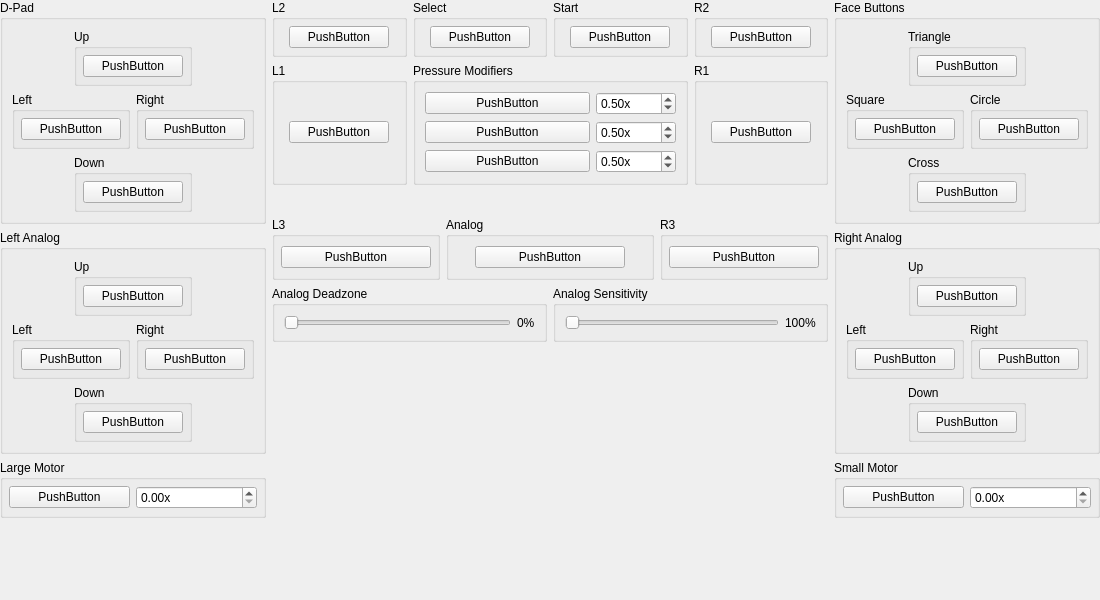
<?xml version="1.0" encoding="UTF-8"?>
<ui version="4.0">
 <class>ControllerBindingWidget_DualShock2</class>
 <widget class="QWidget" name="ControllerBindingWidget_DualShock2">
  <property name="geometry">
   <rect>
    <x>0</x>
    <y>0</y>
    <width>1100</width>
    <height>600</height>
   </rect>
  </property>
  <property name="sizePolicy">
   <sizepolicy hsizetype="MinimumExpanding" vsizetype="Preferred">
    <horstretch>0</horstretch>
    <verstretch>0</verstretch>
   </sizepolicy>
  </property>
  <property name="minimumSize">
   <size>
    <width>1100</width>
    <height>600</height>
   </size>
  </property>
  <property name="windowTitle">
   <string>Form</string>
  </property>
  <layout class="QGridLayout" name="gridLayout_35">
   <property name="leftMargin">
    <number>0</number>
   </property>
   <property name="topMargin">
    <number>0</number>
   </property>
   <property name="rightMargin">
    <number>0</number>
   </property>
   <property name="bottomMargin">
    <number>0</number>
   </property>
   <item row="0" column="0" rowspan="3">
    <layout class="QVBoxLayout" name="verticalLayout_2">
     <item>
      <widget class="QGroupBox" name="groupBox">
       <property name="title">
        <string>D-Pad</string>
       </property>
       <layout class="QGridLayout" name="gridLayout_5">
        <item row="3" column="1" colspan="2">
         <widget class="QGroupBox" name="groupBox_5">
          <property name="title">
           <string>Down</string>
          </property>
          <layout class="QGridLayout" name="gridLayout_4">
           <property name="leftMargin">
            <number>6</number>
           </property>
           <property name="topMargin">
            <number>6</number>
           </property>
           <property name="rightMargin">
            <number>6</number>
           </property>
           <property name="bottomMargin">
            <number>6</number>
           </property>
           <item row="0" column="0">
            <widget class="InputBindingWidget" name="Down">
             <property name="minimumSize">
              <size>
               <width>100</width>
               <height>0</height>
              </size>
             </property>
             <property name="maximumSize">
              <size>
               <width>100</width>
               <height>16777215</height>
              </size>
             </property>
             <property name="text">
              <string>PushButton</string>
             </property>
            </widget>
           </item>
          </layout>
         </widget>
        </item>
        <item row="2" column="0" colspan="2">
         <widget class="QGroupBox" name="groupBox_3">
          <property name="title">
           <string>Left</string>
          </property>
          <layout class="QGridLayout" name="gridLayout_2">
           <property name="leftMargin">
            <number>6</number>
           </property>
           <property name="topMargin">
            <number>6</number>
           </property>
           <property name="rightMargin">
            <number>6</number>
           </property>
           <property name="bottomMargin">
            <number>6</number>
           </property>
           <item row="0" column="0">
            <widget class="InputBindingWidget" name="Left">
             <property name="minimumSize">
              <size>
               <width>100</width>
               <height>0</height>
              </size>
             </property>
             <property name="maximumSize">
              <size>
               <width>100</width>
               <height>16777215</height>
              </size>
             </property>
             <property name="text">
              <string>PushButton</string>
             </property>
            </widget>
           </item>
          </layout>
         </widget>
        </item>
        <item row="0" column="1" colspan="2">
         <widget class="QGroupBox" name="groupBox_2">
          <property name="title">
           <string>Up</string>
          </property>
          <layout class="QGridLayout" name="gridLayout">
           <property name="leftMargin">
            <number>6</number>
           </property>
           <property name="topMargin">
            <number>6</number>
           </property>
           <property name="rightMargin">
            <number>6</number>
           </property>
           <property name="bottomMargin">
            <number>6</number>
           </property>
           <item row="0" column="0">
            <widget class="InputBindingWidget" name="Up">
             <property name="minimumSize">
              <size>
               <width>100</width>
               <height>0</height>
              </size>
             </property>
             <property name="maximumSize">
              <size>
               <width>100</width>
               <height>16777215</height>
              </size>
             </property>
             <property name="text">
              <string>PushButton</string>
             </property>
            </widget>
           </item>
          </layout>
         </widget>
        </item>
        <item row="2" column="2" colspan="2">
         <widget class="QGroupBox" name="groupBox_4">
          <property name="title">
           <string>Right</string>
          </property>
          <layout class="QGridLayout" name="gridLayout_3">
           <property name="leftMargin">
            <number>6</number>
           </property>
           <property name="topMargin">
            <number>6</number>
           </property>
           <property name="rightMargin">
            <number>6</number>
           </property>
           <property name="bottomMargin">
            <number>6</number>
           </property>
           <item row="0" column="0">
            <widget class="InputBindingWidget" name="Right">
             <property name="minimumSize">
              <size>
               <width>100</width>
               <height>0</height>
              </size>
             </property>
             <property name="maximumSize">
              <size>
               <width>100</width>
               <height>16777215</height>
              </size>
             </property>
             <property name="text">
              <string>PushButton</string>
             </property>
            </widget>
           </item>
          </layout>
         </widget>
        </item>
       </layout>
      </widget>
     </item>
     <item>
      <widget class="QGroupBox" name="groupBox_6">
       <property name="title">
        <string>Left Analog</string>
       </property>
       <layout class="QGridLayout" name="gridLayout_6">
        <item row="3" column="1" colspan="2">
         <widget class="QGroupBox" name="groupBox_7">
          <property name="title">
           <string>Down</string>
          </property>
          <layout class="QGridLayout" name="gridLayout_7">
           <property name="leftMargin">
            <number>6</number>
           </property>
           <property name="topMargin">
            <number>6</number>
           </property>
           <property name="rightMargin">
            <number>6</number>
           </property>
           <property name="bottomMargin">
            <number>6</number>
           </property>
           <item row="0" column="0">
            <widget class="InputBindingWidget" name="LDown">
             <property name="minimumSize">
              <size>
               <width>100</width>
               <height>0</height>
              </size>
             </property>
             <property name="maximumSize">
              <size>
               <width>100</width>
               <height>16777215</height>
              </size>
             </property>
             <property name="text">
              <string>PushButton</string>
             </property>
            </widget>
           </item>
          </layout>
         </widget>
        </item>
        <item row="2" column="0" colspan="2">
         <widget class="QGroupBox" name="groupBox_8">
          <property name="title">
           <string>Left</string>
          </property>
          <layout class="QGridLayout" name="gridLayout_8">
           <property name="leftMargin">
            <number>6</number>
           </property>
           <property name="topMargin">
            <number>6</number>
           </property>
           <property name="rightMargin">
            <number>6</number>
           </property>
           <property name="bottomMargin">
            <number>6</number>
           </property>
           <item row="0" column="0">
            <widget class="InputBindingWidget" name="LLeft">
             <property name="minimumSize">
              <size>
               <width>100</width>
               <height>0</height>
              </size>
             </property>
             <property name="maximumSize">
              <size>
               <width>100</width>
               <height>16777215</height>
              </size>
             </property>
             <property name="text">
              <string>PushButton</string>
             </property>
            </widget>
           </item>
          </layout>
         </widget>
        </item>
        <item row="0" column="1" colspan="2">
         <widget class="QGroupBox" name="groupBox_9">
          <property name="title">
           <string>Up</string>
          </property>
          <layout class="QGridLayout" name="gridLayout_9">
           <property name="leftMargin">
            <number>6</number>
           </property>
           <property name="topMargin">
            <number>6</number>
           </property>
           <property name="rightMargin">
            <number>6</number>
           </property>
           <property name="bottomMargin">
            <number>6</number>
           </property>
           <item row="0" column="0">
            <widget class="InputBindingWidget" name="LUp">
             <property name="minimumSize">
              <size>
               <width>100</width>
               <height>0</height>
              </size>
             </property>
             <property name="maximumSize">
              <size>
               <width>100</width>
               <height>16777215</height>
              </size>
             </property>
             <property name="text">
              <string>PushButton</string>
             </property>
            </widget>
           </item>
          </layout>
         </widget>
        </item>
        <item row="2" column="2" colspan="2">
         <widget class="QGroupBox" name="groupBox_10">
          <property name="title">
           <string>Right</string>
          </property>
          <layout class="QGridLayout" name="gridLayout_10">
           <property name="leftMargin">
            <number>6</number>
           </property>
           <property name="topMargin">
            <number>6</number>
           </property>
           <property name="rightMargin">
            <number>6</number>
           </property>
           <property name="bottomMargin">
            <number>6</number>
           </property>
           <item row="0" column="0">
            <widget class="InputBindingWidget" name="LRight">
             <property name="minimumSize">
              <size>
               <width>100</width>
               <height>0</height>
              </size>
             </property>
             <property name="maximumSize">
              <size>
               <width>100</width>
               <height>16777215</height>
              </size>
             </property>
             <property name="text">
              <string>PushButton</string>
             </property>
            </widget>
           </item>
          </layout>
         </widget>
        </item>
       </layout>
      </widget>
     </item>
     <item>
      <widget class="QGroupBox" name="groupBox_29">
       <property name="title">
        <string>Large Motor</string>
       </property>
       <layout class="QGridLayout" name="gridLayout_30">
        <property name="leftMargin">
         <number>6</number>
        </property>
        <property name="topMargin">
         <number>6</number>
        </property>
        <property name="rightMargin">
         <number>6</number>
        </property>
        <property name="bottomMargin">
         <number>6</number>
        </property>
        <item row="0" column="0">
         <widget class="InputVibrationBindingWidget" name="LargeMotor">
          <property name="minimumSize">
           <size>
            <width>100</width>
            <height>0</height>
           </size>
          </property>
          <property name="maximumSize">
           <size>
            <width>16777215</width>
            <height>16777215</height>
           </size>
          </property>
          <property name="text">
           <string>PushButton</string>
          </property>
         </widget>
        </item>
        <item row="0" column="1">
         <widget class="QDoubleSpinBox" name="LargeMotorScale">
          <property name="minimumSize">
           <size>
            <width>80</width>
            <height>0</height>
           </size>
          </property>
          <property name="suffix">
           <string>x</string>
          </property>
          <property name="maximum">
           <double>3.000000000000000</double>
          </property>
          <property name="singleStep">
           <double>0.100000000000000</double>
          </property>
         </widget>
        </item>
       </layout>
      </widget>
     </item>
     <item>
      <spacer name="verticalSpacer_5">
       <property name="orientation">
        <enum>Qt::Vertical</enum>
       </property>
       <property name="sizeHint" stdset="0">
        <size>
         <width>20</width>
         <height>40</height>
        </size>
       </property>
      </spacer>
     </item>
    </layout>
   </item>
   <item row="0" column="1">
    <layout class="QGridLayout" name="gridLayout_27">
     <item row="0" column="0">
      <widget class="QGroupBox" name="groupBox_21">
       <property name="title">
        <string>L2</string>
       </property>
       <layout class="QGridLayout" name="gridLayout_21">
        <property name="leftMargin">
         <number>6</number>
        </property>
        <property name="topMargin">
         <number>6</number>
        </property>
        <property name="rightMargin">
         <number>6</number>
        </property>
        <property name="bottomMargin">
         <number>6</number>
        </property>
        <item row="0" column="0">
         <widget class="InputBindingWidget" name="L2">
          <property name="maximumSize">
           <size>
            <width>100</width>
            <height>16777215</height>
           </size>
          </property>
          <property name="text">
           <string>PushButton</string>
          </property>
         </widget>
        </item>
       </layout>
      </widget>
     </item>
     <item row="0" column="1">
      <widget class="QGroupBox" name="groupBox_25">
       <property name="title">
        <string>Select</string>
       </property>
       <layout class="QGridLayout" name="gridLayout_25">
        <property name="leftMargin">
         <number>6</number>
        </property>
        <property name="topMargin">
         <number>6</number>
        </property>
        <property name="rightMargin">
         <number>6</number>
        </property>
        <property name="bottomMargin">
         <number>6</number>
        </property>
        <item row="0" column="0">
         <widget class="InputBindingWidget" name="Select">
          <property name="maximumSize">
           <size>
            <width>100</width>
            <height>16777215</height>
           </size>
          </property>
          <property name="text">
           <string>PushButton</string>
          </property>
         </widget>
        </item>
       </layout>
      </widget>
     </item>
     <item row="0" column="2">
      <widget class="QGroupBox" name="groupBox_26">
       <property name="title">
        <string>Start</string>
       </property>
       <layout class="QGridLayout" name="gridLayout_26">
        <property name="leftMargin">
         <number>6</number>
        </property>
        <property name="topMargin">
         <number>6</number>
        </property>
        <property name="rightMargin">
         <number>6</number>
        </property>
        <property name="bottomMargin">
         <number>6</number>
        </property>
        <item row="0" column="0">
         <widget class="InputBindingWidget" name="Start">
          <property name="maximumSize">
           <size>
            <width>100</width>
            <height>16777215</height>
           </size>
          </property>
          <property name="text">
           <string>PushButton</string>
          </property>
         </widget>
        </item>
       </layout>
      </widget>
     </item>
     <item row="0" column="3">
      <widget class="QGroupBox" name="groupBox_23">
       <property name="title">
        <string>R2</string>
       </property>
       <layout class="QGridLayout" name="gridLayout_23">
        <property name="leftMargin">
         <number>6</number>
        </property>
        <property name="topMargin">
         <number>6</number>
        </property>
        <property name="rightMargin">
         <number>6</number>
        </property>
        <property name="bottomMargin">
         <number>6</number>
        </property>
        <item row="0" column="0">
         <widget class="InputBindingWidget" name="R2">
          <property name="maximumSize">
           <size>
            <width>100</width>
            <height>16777215</height>
           </size>
          </property>
          <property name="text">
           <string>PushButton</string>
          </property>
         </widget>
        </item>
       </layout>
      </widget>
     </item>
     <item row="1" column="0">
      <widget class="QGroupBox" name="groupBox_22">
       <property name="title">
        <string>L1</string>
       </property>
       <layout class="QGridLayout" name="gridLayout_22">
        <property name="leftMargin">
         <number>6</number>
        </property>
        <property name="topMargin">
         <number>6</number>
        </property>
        <property name="rightMargin">
         <number>6</number>
        </property>
        <property name="bottomMargin">
         <number>6</number>
        </property>
        <item row="0" column="0">
         <widget class="InputBindingWidget" name="L1">
          <property name="maximumSize">
           <size>
            <width>100</width>
            <height>16777215</height>
           </size>
          </property>
          <property name="text">
           <string>PushButton</string>
          </property>
         </widget>
        </item>
       </layout>
      </widget>
     </item>


     <item row="1" column="1" colspan="2">
      <widget class="QGroupBox" name="groupBox_34">
       <property name="title">
        <string>Pressure Modifiers</string>
       </property>
       <layout class="QGridLayout" name="gridLayout_34">

        <item row="0" column="1">
         <widget class="QDoubleSpinBox" name="PressureModifier1">
          <property name="minimumSize">
           <size>
            <width>80</width>
            <height>0</height>
           </size>
          </property>
          <property name="suffix">
           <string>x</string>
          </property>
          <property name="maximum">
           <double>1.000000000000000</double>
          </property>
          <property name="singleStep">
           <double>0.010000000000000</double>
          </property>
          <property name="value">
           <double>0.500000000000000</double>
          </property>
         </widget>
        </item>
        <item row="0" column="0">
         <widget class="InputBindingWidget" name="Pressure1">
          <property name="sizePolicy">
           <sizepolicy hsizetype="Expanding" vsizetype="Fixed">
            <horstretch>0</horstretch>
            <verstretch>0</verstretch>
           </sizepolicy>
          </property>
          <property name="minimumSize">
           <size>
            <width>100</width>
            <height>0</height>
           </size>
          </property>
          <property name="maximumSize">
           <size>
            <width>16777215</width>
            <height>16777215</height>
           </size>
          </property>
          <property name="text">
           <string>PushButton</string>
          </property>
         </widget>
        </item>

        <item row="1" column="1">
         <widget class="QDoubleSpinBox" name="PressureModifier2">
          <property name="minimumSize">
           <size>
            <width>80</width>
            <height>0</height>
           </size>
          </property>
          <property name="suffix">
           <string>x</string>
          </property>
          <property name="maximum">
           <double>1.000000000000000</double>
          </property>
          <property name="singleStep">
           <double>0.010000000000000</double>
          </property>
          <property name="value">
           <double>0.500000000000000</double>
          </property>
         </widget>
        </item>
        <item row="1" column="0">
         <widget class="InputBindingWidget" name="Pressure2">
          <property name="sizePolicy">
           <sizepolicy hsizetype="Expanding" vsizetype="Fixed">
            <horstretch>0</horstretch>
            <verstretch>0</verstretch>
           </sizepolicy>
          </property>
          <property name="minimumSize">
           <size>
            <width>100</width>
            <height>0</height>
           </size>
          </property>
          <property name="maximumSize">
           <size>
            <width>16777215</width>
            <height>16777215</height>
           </size>
          </property>
          <property name="text">
           <string>PushButton</string>
          </property>
         </widget>
        </item>

        <item row="2" column="1">
         <widget class="QDoubleSpinBox" name="PressureModifier3">
          <property name="minimumSize">
           <size>
            <width>80</width>
            <height>0</height>
           </size>
          </property>
          <property name="suffix">
           <string>x</string>
          </property>
          <property name="maximum">
           <double>1.000000000000000</double>
          </property>
          <property name="singleStep">
           <double>0.010000000000000</double>
          </property>
          <property name="value">
           <double>0.500000000000000</double>
          </property>
         </widget>
        </item>
        <item row="2" column="0">
         <widget class="InputBindingWidget" name="Pressure3">
          <property name="sizePolicy">
           <sizepolicy hsizetype="Expanding" vsizetype="Fixed">
            <horstretch>0</horstretch>
            <verstretch>0</verstretch>
           </sizepolicy>
          </property>
          <property name="minimumSize">
           <size>
            <width>100</width>
            <height>0</height>
           </size>
          </property>
          <property name="maximumSize">
           <size>
            <width>16777215</width>
            <height>16777215</height>
           </size>
          </property>
          <property name="text">
           <string>PushButton</string>
          </property>
         </widget>
        </item>

       </layout>
      </widget>
     </item>


     <item row="1" column="3">
      <widget class="QGroupBox" name="groupBox_24">
       <property name="title">
        <string>R1</string>
       </property>
       <layout class="QGridLayout" name="gridLayout_24">
        <property name="leftMargin">
         <number>6</number>
        </property>
        <property name="topMargin">
         <number>6</number>
        </property>
        <property name="rightMargin">
         <number>6</number>
        </property>
        <property name="bottomMargin">
         <number>6</number>
        </property>
        <item row="0" column="0">
         <widget class="InputBindingWidget" name="R1">
          <property name="maximumSize">
           <size>
            <width>100</width>
            <height>16777215</height>
           </size>
          </property>
          <property name="text">
           <string>PushButton</string>
          </property>
         </widget>
        </item>
       </layout>
      </widget>
     </item>
    </layout>
   </item>
   <item row="0" column="2" rowspan="3">
    <layout class="QVBoxLayout" name="verticalLayout">
     <item>
      <widget class="QGroupBox" name="groupBox_16">
       <property name="title">
        <string>Face Buttons</string>
       </property>
       <layout class="QGridLayout" name="gridLayout_16">
        <item row="3" column="1" colspan="2">
         <widget class="QGroupBox" name="groupBox_17">
          <property name="title">
           <string>Cross</string>
          </property>
          <layout class="QGridLayout" name="gridLayout_17">
           <property name="leftMargin">
            <number>6</number>
           </property>
           <property name="topMargin">
            <number>6</number>
           </property>
           <property name="rightMargin">
            <number>6</number>
           </property>
           <property name="bottomMargin">
            <number>6</number>
           </property>
           <item row="0" column="0">
            <widget class="InputBindingWidget" name="Cross">
             <property name="minimumSize">
              <size>
               <width>100</width>
               <height>0</height>
              </size>
             </property>
             <property name="maximumSize">
              <size>
               <width>100</width>
               <height>16777215</height>
              </size>
             </property>
             <property name="text">
              <string>PushButton</string>
             </property>
            </widget>
           </item>
          </layout>
         </widget>
        </item>
        <item row="2" column="0" colspan="2">
         <widget class="QGroupBox" name="groupBox_18">
          <property name="title">
           <string>Square</string>
          </property>
          <layout class="QGridLayout" name="gridLayout_18">
           <property name="leftMargin">
            <number>6</number>
           </property>
           <property name="topMargin">
            <number>6</number>
           </property>
           <property name="rightMargin">
            <number>6</number>
           </property>
           <property name="bottomMargin">
            <number>6</number>
           </property>
           <item row="0" column="0">
            <widget class="InputBindingWidget" name="Square">
             <property name="minimumSize">
              <size>
               <width>100</width>
               <height>0</height>
              </size>
             </property>
             <property name="maximumSize">
              <size>
               <width>100</width>
               <height>16777215</height>
              </size>
             </property>
             <property name="text">
              <string>PushButton</string>
             </property>
            </widget>
           </item>
          </layout>
         </widget>
        </item>
        <item row="0" column="1" colspan="2">
         <widget class="QGroupBox" name="groupBox_19">
          <property name="title">
           <string>Triangle</string>
          </property>
          <layout class="QGridLayout" name="gridLayout_19">
           <property name="leftMargin">
            <number>6</number>
           </property>
           <property name="topMargin">
            <number>6</number>
           </property>
           <property name="rightMargin">
            <number>6</number>
           </property>
           <property name="bottomMargin">
            <number>6</number>
           </property>
           <item row="0" column="0">
            <widget class="InputBindingWidget" name="Triangle">
             <property name="minimumSize">
              <size>
               <width>100</width>
               <height>0</height>
              </size>
             </property>
             <property name="maximumSize">
              <size>
               <width>100</width>
               <height>16777215</height>
              </size>
             </property>
             <property name="text">
              <string>PushButton</string>
             </property>
            </widget>
           </item>
          </layout>
         </widget>
        </item>
        <item row="2" column="2" colspan="2">
         <widget class="QGroupBox" name="groupBox_20">
          <property name="title">
           <string>Circle</string>
          </property>
          <layout class="QGridLayout" name="gridLayout_20">
           <property name="leftMargin">
            <number>6</number>
           </property>
           <property name="topMargin">
            <number>6</number>
           </property>
           <property name="rightMargin">
            <number>6</number>
           </property>
           <property name="bottomMargin">
            <number>6</number>
           </property>
           <item row="0" column="0">
            <widget class="InputBindingWidget" name="Circle">
             <property name="minimumSize">
              <size>
               <width>100</width>
               <height>0</height>
              </size>
             </property>
             <property name="maximumSize">
              <size>
               <width>100</width>
               <height>16777215</height>
              </size>
             </property>
             <property name="text">
              <string>PushButton</string>
             </property>
            </widget>
           </item>
          </layout>
         </widget>
        </item>
       </layout>
      </widget>
     </item>
     <item>
      <widget class="QGroupBox" name="groupBox_11">
       <property name="title">
        <string>Right Analog</string>
       </property>
       <layout class="QGridLayout" name="gridLayout_11">
        <item row="2" column="0" colspan="2">
         <widget class="QGroupBox" name="groupBox_13">
          <property name="title">
           <string>Left</string>
          </property>
          <layout class="QGridLayout" name="gridLayout_13">
           <property name="leftMargin">
            <number>6</number>
           </property>
           <property name="topMargin">
            <number>6</number>
           </property>
           <property name="rightMargin">
            <number>6</number>
           </property>
           <property name="bottomMargin">
            <number>6</number>
           </property>
           <item row="0" column="0">
            <widget class="InputBindingWidget" name="RLeft">
             <property name="minimumSize">
              <size>
               <width>100</width>
               <height>0</height>
              </size>
             </property>
             <property name="maximumSize">
              <size>
               <width>100</width>
               <height>16777215</height>
              </size>
             </property>
             <property name="text">
              <string>PushButton</string>
             </property>
            </widget>
           </item>
          </layout>
         </widget>
        </item>
        <item row="3" column="1" colspan="2">
         <widget class="QGroupBox" name="groupBox_12">
          <property name="title">
           <string>Down</string>
          </property>
          <layout class="QGridLayout" name="gridLayout_12">
           <property name="leftMargin">
            <number>6</number>
           </property>
           <property name="topMargin">
            <number>6</number>
           </property>
           <property name="rightMargin">
            <number>6</number>
           </property>
           <property name="bottomMargin">
            <number>6</number>
           </property>
           <item row="0" column="0">
            <widget class="InputBindingWidget" name="RDown">
             <property name="minimumSize">
              <size>
               <width>100</width>
               <height>0</height>
              </size>
             </property>
             <property name="maximumSize">
              <size>
               <width>100</width>
               <height>16777215</height>
              </size>
             </property>
             <property name="text">
              <string>PushButton</string>
             </property>
            </widget>
           </item>
          </layout>
         </widget>
        </item>
        <item row="2" column="2" colspan="2">
         <widget class="QGroupBox" name="groupBox_15">
          <property name="title">
           <string>Right</string>
          </property>
          <layout class="QGridLayout" name="gridLayout_15">
           <property name="leftMargin">
            <number>6</number>
           </property>
           <property name="topMargin">
            <number>6</number>
           </property>
           <property name="rightMargin">
            <number>6</number>
           </property>
           <property name="bottomMargin">
            <number>6</number>
           </property>
           <item row="0" column="0">
            <widget class="InputBindingWidget" name="RRight">
             <property name="minimumSize">
              <size>
               <width>100</width>
               <height>0</height>
              </size>
             </property>
             <property name="maximumSize">
              <size>
               <width>100</width>
               <height>16777215</height>
              </size>
             </property>
             <property name="text">
              <string>PushButton</string>
             </property>
            </widget>
           </item>
          </layout>
         </widget>
        </item>
        <item row="0" column="1" colspan="2">
         <widget class="QGroupBox" name="groupBox_14">
          <property name="title">
           <string>Up</string>
          </property>
          <layout class="QGridLayout" name="gridLayout_14">
           <property name="leftMargin">
            <number>6</number>
           </property>
           <property name="topMargin">
            <number>6</number>
           </property>
           <property name="rightMargin">
            <number>6</number>
           </property>
           <property name="bottomMargin">
            <number>6</number>
           </property>
           <item row="0" column="0">
            <widget class="InputBindingWidget" name="RUp">
             <property name="minimumSize">
              <size>
               <width>100</width>
               <height>0</height>
              </size>
             </property>
             <property name="maximumSize">
              <size>
               <width>100</width>
               <height>16777215</height>
              </size>
             </property>
             <property name="text">
              <string>PushButton</string>
             </property>
            </widget>
           </item>
          </layout>
         </widget>
        </item>
       </layout>
      </widget>
     </item>
     <item>
      <widget class="QGroupBox" name="groupBox_32">
       <property name="title">
        <string>Small Motor</string>
       </property>
       <layout class="QGridLayout" name="gridLayout_31">
        <property name="leftMargin">
         <number>6</number>
        </property>
        <property name="topMargin">
         <number>6</number>
        </property>
        <property name="rightMargin">
         <number>6</number>
        </property>
        <property name="bottomMargin">
         <number>6</number>
        </property>
        <item row="0" column="0">
         <widget class="InputVibrationBindingWidget" name="SmallMotor">
          <property name="minimumSize">
           <size>
            <width>100</width>
            <height>0</height>
           </size>
          </property>
          <property name="maximumSize">
           <size>
            <width>16777215</width>
            <height>16777215</height>
           </size>
          </property>
          <property name="text">
           <string>PushButton</string>
          </property>
         </widget>
        </item>
        <item row="0" column="1">
         <widget class="QDoubleSpinBox" name="SmallMotorScale">
          <property name="suffix">
           <string>x</string>
          </property>
          <property name="maximum">
           <double>3.000000000000000</double>
          </property>
          <property name="singleStep">
           <double>0.100000000000000</double>
          </property>
         </widget>
        </item>
       </layout>
      </widget>
     </item>
     <item>
      <spacer name="verticalSpacer_4">
       <property name="orientation">
        <enum>Qt::Vertical</enum>
       </property>
       <property name="sizeHint" stdset="0">
        <size>
         <width>20</width>
         <height>40</height>
        </size>
       </property>
      </spacer>
     </item>
    </layout>
   </item>
   <item row="1" column="1">
    <layout class="QHBoxLayout" name="horizontalLayout_4">
     <item>
      <spacer name="horizontalSpacer">
       <property name="orientation">
        <enum>Qt::Horizontal</enum>
       </property>
       <property name="sizeHint" stdset="0">
        <size>
         <width>40</width>
         <height>20</height>
        </size>
       </property>
      </spacer>
     </item>
     <item>
      <widget class="QLabel" name="label">
       <property name="sizePolicy">
        <sizepolicy hsizetype="Fixed" vsizetype="Fixed">
         <horstretch>0</horstretch>
         <verstretch>0</verstretch>
        </sizepolicy>
       </property>
       <property name="maximumSize">
        <size>
         <width>400</width>
         <height>266</height>
        </size>
       </property>
       <property name="text">
        <string/>
       </property>
       <property name="pixmap">
        <pixmap resource="../resources/resources.qrc">:/images/dualshock-2.png</pixmap>
       </property>
       <property name="scaledContents">
        <bool>true</bool>
       </property>
      </widget>
     </item>
     <item>
      <spacer name="horizontalSpacer_2">
       <property name="orientation">
        <enum>Qt::Horizontal</enum>
       </property>
       <property name="sizeHint" stdset="0">
        <size>
         <width>40</width>
         <height>20</height>
        </size>
       </property>
      </spacer>
     </item>
    </layout>
   </item>
   <item row="2" column="1">
    <layout class="QGridLayout" name="gridLayout_32">
     <item row="0" column="0">
      <widget class="QGroupBox" name="groupBox_27">
       <property name="title">
        <string>L3</string>
       </property>
       <layout class="QGridLayout" name="gridLayout_28">
        <property name="leftMargin">
         <number>6</number>
        </property>
        <property name="topMargin">
         <number>6</number>
        </property>
        <property name="rightMargin">
         <number>6</number>
        </property>
        <property name="bottomMargin">
         <number>6</number>
        </property>
        <item row="0" column="0">
         <widget class="InputBindingWidget" name="L3">
          <property name="minimumSize">
           <size>
            <width>150</width>
            <height>0</height>
           </size>
          </property>
          <property name="maximumSize">
           <size>
            <width>100</width>
            <height>16777215</height>
           </size>
          </property>
          <property name="text">
           <string>PushButton</string>
          </property>
         </widget>
        </item>
       </layout>
      </widget>
     </item>
     <item row="2" column="0" colspan="4">
      <spacer name="verticalSpacer">
       <property name="orientation">
        <enum>Qt::Vertical</enum>
       </property>
       <property name="sizeHint" stdset="0">
        <size>
         <width>20</width>
         <height>40</height>
        </size>
       </property>
      </spacer>
     </item>
     <item row="0" column="3">
      <widget class="QGroupBox" name="groupBox_28">
       <property name="title">
        <string>R3</string>
       </property>
       <layout class="QGridLayout" name="gridLayout_29">
        <property name="leftMargin">
         <number>6</number>
        </property>
        <property name="topMargin">
         <number>6</number>
        </property>
        <property name="rightMargin">
         <number>6</number>
        </property>
        <property name="bottomMargin">
         <number>6</number>
        </property>
        <item row="0" column="0">
         <widget class="InputBindingWidget" name="R3">
          <property name="minimumSize">
           <size>
            <width>150</width>
            <height>0</height>
           </size>
          </property>
          <property name="maximumSize">
           <size>
            <width>100</width>
            <height>16777215</height>
           </size>
          </property>
          <property name="text">
           <string>PushButton</string>
          </property>
         </widget>
        </item>
       </layout>
      </widget>
     </item>
     <item row="1" column="2" colspan="2">
      <widget class="QGroupBox" name="groupBox_30">
       <property name="title">
        <string>Analog Sensitivity</string>
       </property>
       <layout class="QHBoxLayout" name="horizontalLayout_2">
        <item>
         <widget class="QSlider" name="AxisScale">
          <property name="maximum">
           <number>200</number>
          </property>
          <property name="orientation">
           <enum>Qt::Horizontal</enum>
          </property>
         </widget>
        </item>
        <item>
         <widget class="QLabel" name="AxisScaleLabel">
          <property name="text">
           <string>100%</string>
          </property>
         </widget>
        </item>
       </layout>
      </widget>
     </item>
     <item row="1" column="0" colspan="2">
      <widget class="QGroupBox" name="groupBox_33">
       <property name="title">
        <string>Analog Deadzone</string>
       </property>
       <layout class="QHBoxLayout" name="horizontalLayout_3">
        <item>
         <widget class="QSlider" name="Deadzone">
          <property name="maximum">
           <number>100</number>
          </property>
          <property name="orientation">
           <enum>Qt::Horizontal</enum>
          </property>
         </widget>
        </item>
        <item>
         <widget class="QLabel" name="DeadzoneLabel">
          <property name="text">
           <string>0%</string>
          </property>
         </widget>
        </item>
       </layout>
      </widget>
     </item>
     <item row="0" column="1" colspan="2">
      <widget class="QGroupBox" name="groupBox_31">
       <property name="title">
        <string>Analog</string>
       </property>
       <layout class="QGridLayout" name="gridLayout_33">
        <item row="0" column="0">
         <widget class="InputBindingWidget" name="Analog">
          <property name="maximumSize">
           <size>
            <width>150</width>
            <height>16777215</height>
           </size>
          </property>
          <property name="text">
           <string>PushButton</string>
          </property>
         </widget>
        </item>
       </layout>
      </widget>
     </item>
    </layout>
   </item>
  </layout>
 </widget>
 <customwidgets>
  <customwidget>
   <class>InputBindingWidget</class>
   <extends>QPushButton</extends>
   <header>Settings/InputBindingWidget.h</header>
  </customwidget>
  <customwidget>
   <class>InputVibrationBindingWidget</class>
   <extends>QPushButton</extends>
   <header>Settings/InputBindingWidget.h</header>
  </customwidget>
 </customwidgets>
 <resources>
  <include location="../resources/resources.qrc"/>
  <include location="../resources/resources.qrc"/>
 </resources>
 <connections/>
</ui>
